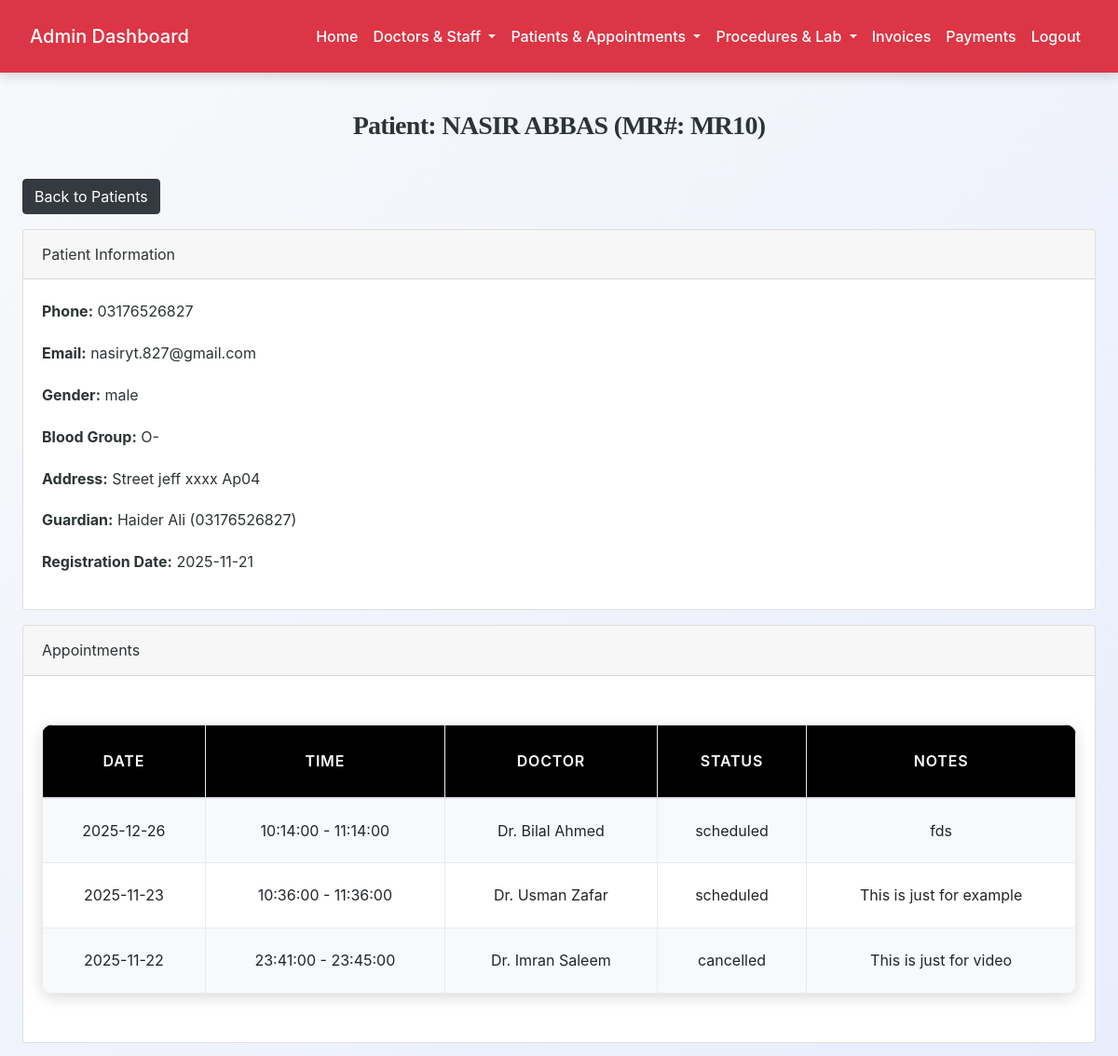
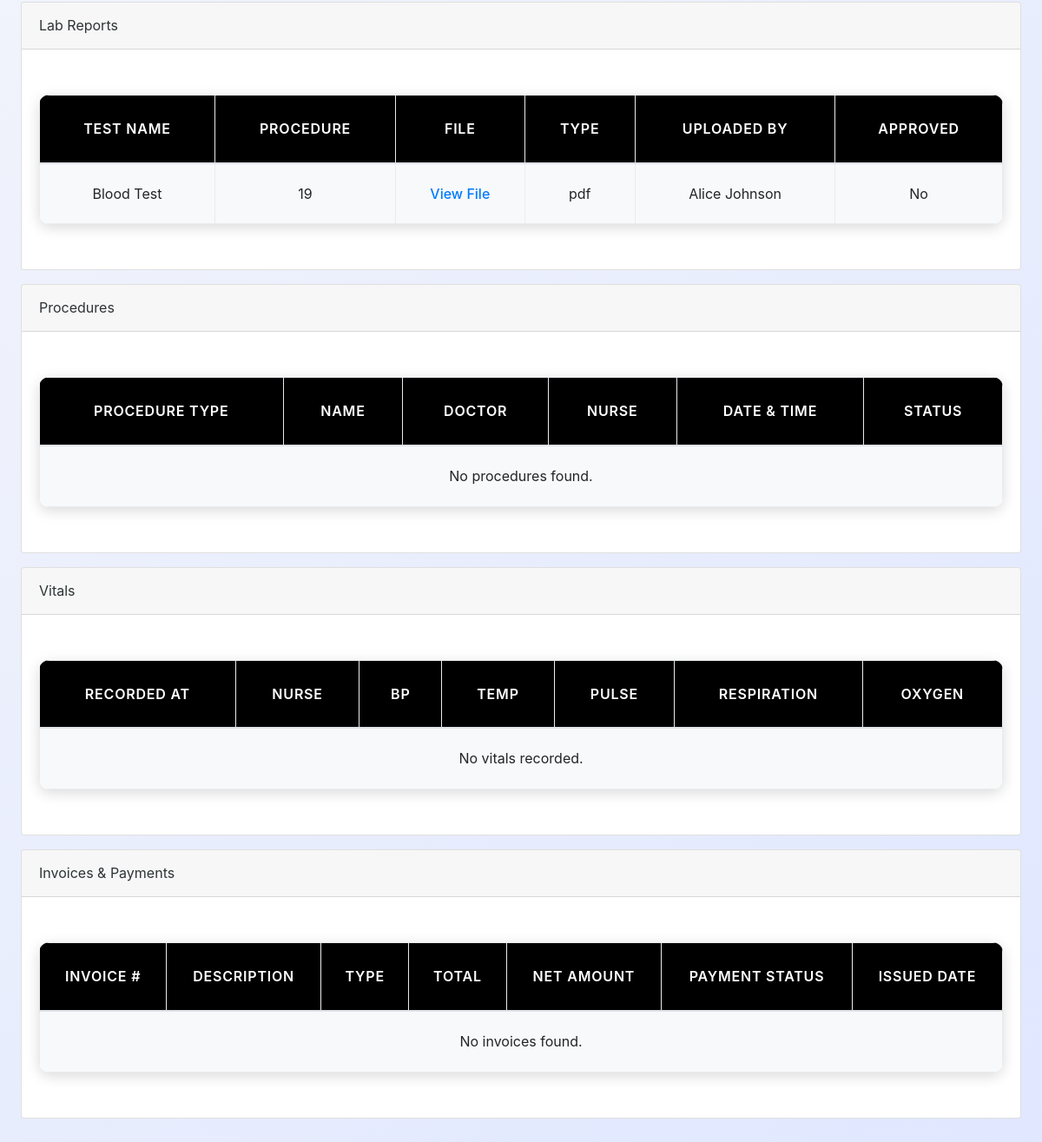
Page /admin/patient_details.php?id=11 (signed in) on the committed database (2 pictures, top to bottom).
### tables this page shows
CREATE TABLE `patients` (
  `id` int(11) NOT NULL,
  `mr_number` varchar(20) NOT NULL,
  `name` varchar(100) NOT NULL,
  `email` varchar(100) DEFAULT NULL,
  `phone` varchar(15) NOT NULL,
  `password` varchar(255) DEFAULT NULL,
  `date_of_birth` date DEFAULT NULL,
  `gender` enum('male','female','other') DEFAULT NULL,
  `blood_group` varchar(5) DEFAULT NULL,
  `address` text DEFAULT NULL,
  `guardian_name` varchar(100) DEFAULT NULL,
  `guardian_phone` varchar(15) DEFAULT NULL,
  `registration_date` date DEFAULT curdate(),
  `status` enum('active','inactive') DEFAULT 'active',
  `created_at` timestamp NOT NULL DEFAULT current_timestamp()
);

CREATE TABLE `appointments` (
  `id` int(11) NOT NULL,
  `patient_id` int(11) NOT NULL,
  `doctor_id` int(11) NOT NULL,
  `appointment_date` date NOT NULL,
  `start_time` time NOT NULL,
  `end_time` time NOT NULL,
  `status` enum('scheduled','confirmed','completed','cancelled','no-show') DEFAULT 'scheduled',
  `appointment_type` enum('new','follow-up') DEFAULT 'new',
  `notes` text DEFAULT NULL,
  `created_at` timestamp NOT NULL DEFAULT current_timestamp()
);

CREATE TABLE `doctors` (
  `id` int(11) NOT NULL,
  `full_name` varchar(150) NOT NULL,
  `email` varchar(150) DEFAULT NULL,
  `phone` varchar(50) DEFAULT NULL,
  `password` varchar(255) DEFAULT NULL,
  `specialization` varchar(150) DEFAULT NULL,
  `qualification` varchar(150) DEFAULT NULL,
  `experience_years` int(11) DEFAULT NULL,
  `consultation_fee` decimal(10,2) DEFAULT NULL,
  `profile_image` varchar(255) DEFAULT NULL,
  `bio` text DEFAULT NULL,
  `status` enum('active','inactive','on_leave') DEFAULT 'active',
  `created_at` timestamp NOT NULL DEFAULT current_timestamp()
);

CREATE TABLE `lab_reports` (
  `id` int(11) NOT NULL,
  `lab_test_id` int(11) DEFAULT NULL,
  `procedure_id` int(11) DEFAULT NULL,
  `patient_id` int(11) NOT NULL,
  `file_path` varchar(255) NOT NULL,
  `file_type` enum('pdf','image','text') NOT NULL,
  `uploaded_by` int(11) NOT NULL COMMENT 'staff.id or doctor.id',
  `uploaded_at` timestamp NOT NULL DEFAULT current_timestamp(),
  `doctor_approved` tinyint(1) DEFAULT 0,
  `doctor_remarks` text DEFAULT NULL
);

CREATE TABLE `lab_tests` (
  `id` int(11) NOT NULL,
  `patient_id` int(11) NOT NULL,
  `doctor_id` int(11) NOT NULL,
  `category_id` int(11) NOT NULL,
  `test_name` varchar(150) NOT NULL,
  `price` decimal(10,2) NOT NULL,
  `lab_staff_id` int(11) DEFAULT NULL,
  `sample_collected_at` datetime DEFAULT NULL,
  `report_status` enum('pending','processing','ready','delivered') DEFAULT 'pending',
  `is_urgent` tinyint(1) DEFAULT 0,
  `booked_at` timestamp NOT NULL DEFAULT current_timestamp()
);

CREATE TABLE `staff` (
  `id` int(11) NOT NULL,
  `full_name` varchar(150) NOT NULL,
  `email` varchar(150) NOT NULL,
  `phone` varchar(50) DEFAULT NULL,
  `password` varchar(255) NOT NULL,
  `staff_role` enum('nurse','reception','lab','accounts') NOT NULL,
  `join_date` date DEFAULT NULL,
  `shift` varchar(50) DEFAULT NULL,
  `status` enum('active','inactive','terminated') DEFAULT 'active',
  `created_at` timestamp NOT NULL DEFAULT current_timestamp()
);

### admin/patient_details.php (the view, shortened to what this page needs)
<?php
include('config.php');
$patient_id = intval($_GET['id']);
$patient = $conn->query("SELECT * FROM patients WHERE id=$patient_id")->fetch_assoc();
$appointments = $conn->query("SELECT a.*, d.full_name AS doctor_name
                              FROM appointments a
                              LEFT JOIN doctors d ON a.doctor_id=d.id
                              WHERE a.patient_id=$patient_id
                              ORDER BY a.appointment_date DESC");
$lab_reports = $conn->query("SELECT lr.*, lt.test_name, s.full_name AS uploaded_by
                             FROM lab_reports lr
                             LEFT JOIN lab_tests lt ON lr.lab_test_id=lt.id
                             LEFT JOIN staff s ON lr.uploaded_by=s.id
                             WHERE lr.patient_id=$patient_id
                             ORDER BY lr.uploaded_at DESC");
$procedures = $conn->query("SELECT * FROM procedures WHERE patient_id=$patient_id ORDER BY procedure_date DESC");
$invoices = $conn->query("SELECT * FROM invoices WHERE patient_id=$patient_id ORDER BY created_at DESC");
$vitals = $conn->query("SELECT pv.*, s.full_name AS nurse_name
                        FROM patient_vitals pv
                        LEFT JOIN staff s ON pv.nurse_id=s.id
                        WHERE pv.patient_id=$patient_id
                        ORDER BY recorded_at DESC");
?>
<!DOCTYPE html>
<html>
<head>
    <link rel="stylesheet" href="https://stackpath.bootstrapcdn.com/bootstrap/4.5.2/css/bootstrap.min.css">
    <link rel="stylesheet" href="../css/style.css">
</head>
<body>
<?php include('admin_navbar.php'); ?>
<div class="container mt-4">
    <h3>Patient: <?= htmlspecialchars($patient['name']) ?> (MR#: <?= $patient['mr_number'] ?>)</h3>
    <a href="view_patients.php" class="btn btn-dark mb-3">Back to Patients</a>
    <div class="card mb-3">
        <div class="card-header">Patient Information</div>
        <div class="card-body">
            <p><strong>Phone:</strong> <?= $patient['phone'] ?></p>
            <p><strong>Email:</strong> <?= $patient['email'] ?></p>
            <p><strong>Gender:</strong> <?= $patient['gender'] ?></p>
            <p><strong>Blood Group:</strong> <?= $patient['blood_group'] ?></p>
            <p><strong>Address:</strong> <?= $patient['address'] ?></p>
            <p><strong>Guardian:</strong> <?= $patient['guardian_name'] ?> (<?= $patient['guardian_phone'] ?>)</p>
            <p><strong>Registration Date:</strong> <?= $patient['registration_date'] ?></p>
        </div>
    </div>
    <div class="card mb-3">
        <div class="card-header">Appointments</div>
        <div class="card-body table-responsive">
            <table class="table table-bordered">
                <thead>
                    <tr><th>Date</th><th>Time</th><th>Doctor</th><th>Status</th><th>Notes</th></tr>
                </thead>
                <tbody>
                <?php if($appointments->num_rows>0){
                    while($a=$appointments->fetch_assoc()){
                        echo "<tr>
                            <td>{$a['appointment_date']}</td>
                            <td>{$a['start_time']} - {$a['end_time']}</td>
                            <td>{$a['doctor_name']}</td>
                            <td>{$a['status']}</td>
                            <td>{$a['notes']}</td>
                        </tr>";
                    }
                }else{
                    echo "<tr><td colspan='5'>No appointments found.</td></tr>";
                } ?>
                </tbody>
            </table>
        </div>
    </div>
    <div class="card mb-3">
        <div class="card-header">Lab Reports</div>
        <div class="card-body table-responsive">
            <table class="table table-bordered">
                <thead>
                    <tr><th>Test Name</th><th>Procedure</th><th>File</th><th>Type</th><th>Uploaded By</th><th>Approved</th></tr>
                </thead>
                <tbody>
                <?php if($lab_reports->num_rows>0){
                    while($lr=$lab_reports->fetch_assoc()){
                        echo "<tr>
                            <td>{$lr['test_name']}</td>
                            <td>{$lr['procedure_id']}</td>
                            <td><a href='{$lr['file_path']}' target='_blank'>View File</a></td>
                            <td>{$lr['file_type']}</td>
                            <td>{$lr['uploaded_by']}</td>
                            <td>".($lr['doctor_approved']?'Yes':'No')."</td>
                        </tr>";
                    }
                }else{
                    echo "<tr><td colspan='6'>No lab reports found.</td></tr>";
                } ?>
                </tbody>
            </table>
        </div>
    </div>
    <div class="card mb-3">
        <div class="card-header">Procedures</div>
        <div class="card-body table-responsive">
            <table class="table table-bordered">
                <thead>
                    <tr><th>Procedure Type</th><th>Name</th><th>Doctor</th><th>Nurse</th><th>Date & Time</th><th>Status</th></tr>
                </thead>
                <tbody>
                <?php if($procedures->num_rows>0){
                    while($pr=$procedures->fetch_assoc()){
                        echo "<tr>
                            <td>{$pr['procedure_type']}</td>
                            <td>{$pr['procedure_name']}</td>
                            <td>{$pr['doctor_id']}</td>
                            <td>{$pr['nurse_id']}</td>
                            <td>{$pr['procedure_date']} {$pr['procedure_time']}</td>
                            <td>{$pr['status']}</td>
                        </tr>";
                    }
                }else{
                    echo "<tr><td colspan='6'>No procedures found.</td></tr>";
                } ?>
                </tbody>
            </table>
        </div>
    </div>
    <div class="card mb-3">
        <div class="card-header">Vitals</div>
        <div class="card-body table-responsive">
            <table class="table table-bordered">
                <thead>
                    <tr><th>Recorded At</th><th>Nurse</th><th>BP</th><th>Temp</th><th>Pulse</th><th>Respiration</th><th>Oxygen</th></tr>
                </thead>
                <tbody>
                <?php if($vitals->num_rows>0){
                    while($v=$vitals->fetch_assoc()){
                        echo "<tr>
                            <td>{$v['recorded_at']}</td>
                            <td>{$v['nurse_name']}</td>
                            <td>{$v['blood_pressure']}</td>
                            <td>{$v['temperature']}</td>
                            <td>{$v['pulse_rate']}</td>
                            <td>{$v['respiratory_rate']}</td>
                            <td>{$v['oxygen_saturation']}</td>
                        </tr>";
                    }
                }else{
                    echo "<tr><td colspan='7'>No vitals recorded.</td></tr>";
                } ?>
                </tbody>
            </table>
        </div>
    </div>
    <div class="card mb-3">
        <div class="card-header">Invoices & Payments</div>
        <div class="card-body table-responsive">
            <table class="table table-bordered">
                <thead>
                    <tr><th>Invoice #</th><th>Description</th><th>Type</th><th>Total</th><th>Net Amount</th><th>Payment Status</th><th>Issued Date</th></tr>
                </thead>
                <tbody>
                <?php if($invoices->num_rows>0){
                    while($inv=$invoices->fetch_assoc()){
                        echo "<tr>
                            <td>{$inv['invoice_number']}</td>
                            <td>{$inv['description']}</td>
                            <td>{$inv['type']}</td>
                            <td>{$inv['total_amount']}</td>
                            <td>{$inv['net_amount']}</td>
                            <td>{$inv['payment_status']}</td>
                            <td>{$inv['issued_date']}</td>
                        </tr>";
                    }
                }else{
                    echo "<tr><td colspan='7'>No invoices found.</td></tr>";
                } ?>
                </tbody>
            </table>
        </div>
    </div>
</div>
</body>
</html>

### css/style.css (style rules this page uses)
:root { --primary: #007bff; --secondary: #6c757d; --success: #28a745; --info: #17a2b8; --warning: #ffc107; --danger: #dc3545; --light: #f8f9fa; --dark: #2d3436; --accent: #ff6f61; --highlight: #6f42c1; --shadow: rgba(0, 0, 0, 0.15); --transition: all 0.3s ease-in-out; }
body { font-family: 'Inter', 'Segoe UI', Tahoma, Geneva, Verdana, sans-serif; background: linear-gradient(135deg, var(--light) 0%, #e0e7ff 100%); color: var(--dark); line-height: 1.8; margin: 0; padding: 0; min-height: 100vh; font-size: 16px; }
h1, h2, h3, h4 { text-align: center; margin: 2.5rem 0; font-family: 'Georgia', 'Times New Roman', serif; color: var(--dark); font-weight: 700; letter-spacing: -0.025em; }
h3 { font-size: 1.75rem; }
.container { max-width: 1200px; margin: 0 auto 3rem; padding: 0 1.5rem; }
.table { width: 100%; border-collapse: collapse; margin: 2rem 0; font-size: 1rem; background-color: #ffffff; border-radius: 12px; overflow: hidden; box-shadow: 0 4px 16px var(--shadow); transition: var(--transition); }
.table th, .table td { padding: 1.25rem; border: 1px solid #e9ecef; text-align: center; vertical-align: middle; }
.table thead th { background-color: rgb(0, 0, 0); color: white; font-weight: 600; text-transform: uppercase; letter-spacing: 0.05em; padding: 1.5rem; }
.table tbody tr { transition: var(--transition); }
.table tbody tr:nth-child(odd) { background-color: var(--light); }
a { color: var(--primary); text-decoration: none; font-weight: 500; transition: var(--transition); }

### rows in the picture
patients: name "NASIR ABBAS", mr_number "MR10", phone "03176526827", email "nasiryt.827@gmail.com", gender "male", blood_group "O-", address "Street jeff xxxx Ap04", guardian_name "Haider Ali", guardian_phone "03176526827", registration_date "2025-11-21"
appointments: appointment_date "2025-12-26", start_time "10:14:00", end_time "11:14:00", doctor.full_name "Dr. Bilal Ahmed", status "scheduled", notes "fds"
appointments: appointment_date "2025-11-23", start_time "10:36:00", end_time "11:36:00", doctor.full_name "Dr. Usman Zafar", status "scheduled", notes "This is just for example"
appointments: appointment_date "2025-11-22", start_time "23:41:00", end_time "23:45:00", doctor.full_name "Dr. Imran Saleem", status "cancelled", notes "This is just for video"
lab_reports: lab_test.test_name "Blood Test", procedure "19", file_type "pdf", staff.full_name "Alice Johnson", doctor_approved "No"
